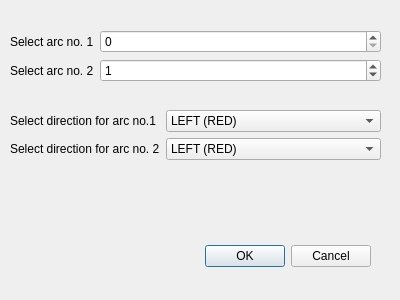
<?xml version="1.0" encoding="UTF-8"?>
<ui version="4.0">
 <class>MergeWindow</class>
 <widget class="QDialog" name="MergeWindow">
  <property name="geometry">
   <rect>
    <x>0</x>
    <y>0</y>
    <width>400</width>
    <height>300</height>
   </rect>
  </property>
  <property name="windowTitle">
   <string>Dialog</string>
  </property>
  <widget class="QDialogButtonBox" name="buttonBox">
   <property name="geometry">
    <rect>
     <x>30</x>
     <y>240</y>
     <width>341</width>
     <height>32</height>
    </rect>
   </property>
   <property name="orientation">
    <enum>Qt::Horizontal</enum>
   </property>
   <property name="standardButtons">
    <set>QDialogButtonBox::Cancel|QDialogButtonBox::Ok</set>
   </property>
  </widget>
  <widget class="QWidget" name="formLayoutWidget">
   <property name="geometry">
    <rect>
     <x>10</x>
     <y>30</y>
     <width>371</width>
     <height>61</height>
    </rect>
   </property>
   <layout class="QFormLayout" name="formLayout">
    <item row="0" column="0">
     <widget class="QLabel" name="label">
      <property name="text">
       <string>Select arc no. 1</string>
      </property>
     </widget>
    </item>
    <item row="0" column="1">
     <widget class="QSpinBox" name="select_arc_no_1_merge_spinbox">
      <property name="minimum">
       <number>0</number>
      </property>
      <property name="maximum">
       <number>100</number>
      </property>
      <property name="value">
       <number>0</number>
      </property>
     </widget>
    </item>
    <item row="1" column="0">
     <widget class="QLabel" name="label_2">
      <property name="text">
       <string>Select arc no. 2</string>
      </property>
     </widget>
    </item>
    <item row="1" column="1">
     <widget class="QSpinBox" name="select_arc_no_2_merge_spinbox">
      <property name="minimum">
       <number>0</number>
      </property>
      <property name="maximum">
       <number>100</number>
      </property>
      <property name="value">
       <number>1</number>
      </property>
     </widget>
    </item>
   </layout>
  </widget>
  <widget class="QWidget" name="formLayoutWidget_2">
   <property name="geometry">
    <rect>
     <x>10</x>
     <y>110</y>
     <width>371</width>
     <height>61</height>
    </rect>
   </property>
   <layout class="QFormLayout" name="formLayout_2">
    <item row="0" column="0">
     <widget class="QLabel" name="label_3">
      <property name="text">
       <string>Select direction for arc no.1</string>
      </property>
     </widget>
    </item>
    <item row="0" column="1">
     <widget class="QComboBox" name="select_direction_arc_no_1_merge_combobox">
      <item>
       <property name="text">
        <string>LEFT (RED)</string>
       </property>
      </item>
      <item>
       <property name="text">
        <string>RIGHT (GREEN)</string>
       </property>
      </item>
     </widget>
    </item>
    <item row="1" column="0">
     <widget class="QLabel" name="label_4">
      <property name="text">
       <string>Select direction for arc no. 2</string>
      </property>
     </widget>
    </item>
    <item row="1" column="1">
     <widget class="QComboBox" name="select_direction_arc_no_2_merge_combobox">
      <item>
       <property name="text">
        <string>LEFT (RED)</string>
       </property>
      </item>
      <item>
       <property name="text">
        <string>RIGHT (GREEN)</string>
       </property>
      </item>
     </widget>
    </item>
   </layout>
  </widget>
 </widget>
 <resources/>
 <connections>
  <connection>
   <sender>buttonBox</sender>
   <signal>accepted()</signal>
   <receiver>MergeWindow</receiver>
   <slot>accept()</slot>
   <hints>
    <hint type="sourcelabel">
     <x>248</x>
     <y>254</y>
    </hint>
    <hint type="destinationlabel">
     <x>157</x>
     <y>274</y>
    </hint>
   </hints>
  </connection>
  <connection>
   <sender>buttonBox</sender>
   <signal>rejected()</signal>
   <receiver>MergeWindow</receiver>
   <slot>reject()</slot>
   <hints>
    <hint type="sourcelabel">
     <x>316</x>
     <y>260</y>
    </hint>
    <hint type="destinationlabel">
     <x>286</x>
     <y>274</y>
    </hint>
   </hints>
  </connection>
 </connections>
</ui>
